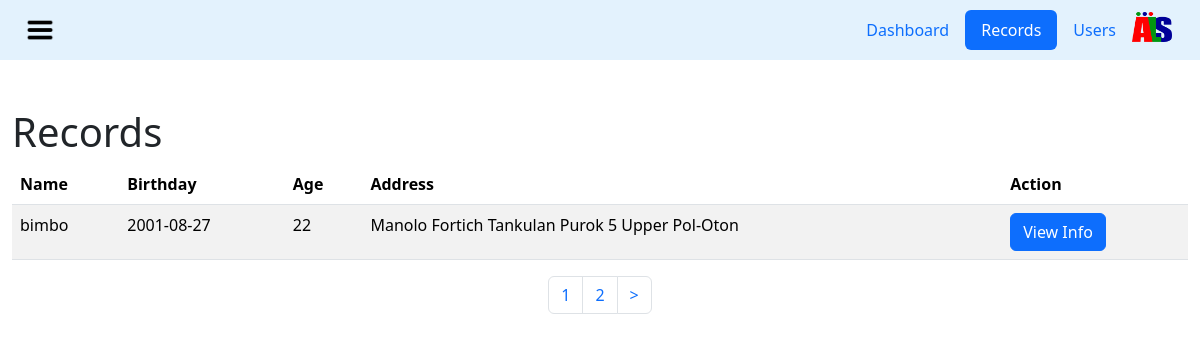
The page /main_pages/admin/pages/records.php on the database its author committed.
### tables this page shows
CREATE TABLE `osy_tbl` (
  `encoder_id` int(12) NOT NULL,
  `date_encoded` varchar(100) DEFAULT NULL,
  `year` varchar(10) DEFAULT NULL,
  `province` varchar(100) DEFAULT NULL,
  `city_municipality` varchar(100) DEFAULT NULL,
  `barangay` varchar(100) DEFAULT NULL,
  `sitio_zone_purok` varchar(100) DEFAULT NULL,
  `housenumber` varchar(50) DEFAULT NULL,
  `estimated_family_income` varchar(100) DEFAULT NULL,
  `household_members` varchar(255) DEFAULT NULL,
  `relationship_to_head` varchar(100) DEFAULT NULL,
  `birthdate` date DEFAULT NULL,
  `age` int(5) DEFAULT NULL,
  `gender` varchar(50) DEFAULT NULL,
  `civil_status` varchar(50) DEFAULT NULL,
  `person_with_disability` varchar(100) DEFAULT NULL,
  `ethnicity` varchar(100) DEFAULT NULL,
  `religion` varchar(100) DEFAULT NULL,
  `highest_grade_completed` varchar(50) DEFAULT NULL,
  `currently_attending_school` varchar(50) DEFAULT NULL,
  `grade_level_enrolled` varchar(100) DEFAULT NULL,
  `reasons_for_not_attending_school` varchar(255) DEFAULT NULL,
  `can_read_write_simple_messages_inanylanguage` varchar(50) DEFAULT NULL,
  `occupation` varchar(100) DEFAULT NULL,
  `work` varchar(255) DEFAULT NULL,
  `status` varchar(50) DEFAULT NULL
);

### main_pages/admin/pages/records.php (the view, shortened to what this page needs)
<!DOCTYPE html>
<html lang="en">
<head>
    <link href="https://cdn.jsdelivr.net/npm/bootstrap@5.3.3/dist/css/bootstrap.min.css" rel="stylesheet">
    <link href="../../../src/css/style.min.css" type="text/css" rel="stylesheet" media="screen,projection">
    <link href="https://cdn.jsdelivr.net/npm/bootstrap@5.3.3/dist/css/bootstrap.min.css" rel="stylesheet">
</head>
<body>
    <nav class="navbar" style="background-color: #e3f2fd;">
        <div class="container">
            <button class="btn btn-light-border-subtle" type="button" data-bs-toggle="offcanvas" data-bs-target="#offcanvasScrolling" aria-controls="offcanvasScrolling"><img src="../../../assets/images/burger-bar.png" alt="Menu" width="30"></button>
            <ul class="nav justify-content-end nav-pills">
                <li class="nav-item">
                    <a class="nav-link" aria-current="page" href="dashboard.php">Dashboard</a>
                </li>
                <li class="nav-item">
                    <a class="nav-link active" href="records.php">Records</a>
                </li>
                <li class="nav-item">
                    <a class="nav-link" href="users.php">Users</a>
                </li>
                <li class="nav-item">
                    <a class="navbar-brand" href="#">
                        <img src="../../../assets/images/logo.png" alt="Bootstrap" width="40" height="30" height="35">
                    </a>
                </li>
            </ul>
        </div>
    </nav>
    <div class="container mt-5">
        <h1>Records</h1>
        <div class="table-responsive">
            <table class="table table-striped">
                <thead>
                    <tr>
                        <th>Name</th>
                        <th>Birthday</th>
                        <th>Age</th>
                        <th>Address</th>
                        <th>Action</th>
                    </tr>
                </thead>
                <tbody>
                    <?php
                    include '../../../src/db/db_connection.php';
                    $sql = "SELECT * FROM osy_tbl LIMIT 10";
                    $result = $conn->query($sql);
                    if ($result->num_rows > 0) {
                        while($row = $result->fetch_assoc()) {
                            $full_address = $row['city_municipality'] . ' ' . $row['barangay'] . ' ' . $row['sitio_zone_purok'];
                            echo "<tr>
                                    <td>{$row['household_members']}</td>
                                    <td>{$row['birthdate']}</td>
                                    <td>{$row['age']}</td>
                                    <td>{$full_address}</td>
                                    <td><button class='btn btn-primary'>View Info</button></td>
                                  </tr>";
                        }
                    } else {
                        echo "<tr><td colspan='5'>No records found</td></tr>";
                    }
                    ?>
                </tbody>
            </table>
        </div>
        <nav aria-label="Page navigation">
            <ul class="pagination justify-content-center">
                <li class="page-item"><a class="page-link" href="#">1</a></li>
                <li class="page-item"><a class="page-link" href="#">2</a></li>
                <li class="page-item"><a class="page-link" href="#">></a></li>
            </ul>
        </nav>
    </div>
</body>
</html>

### rows shown on the page
osy_tbl: household_members "bimbo", birthdate "2001-08-27", age "22", full_address "Manolo Fortich Tankulan Purok 5 Upper Pol-Oton"
